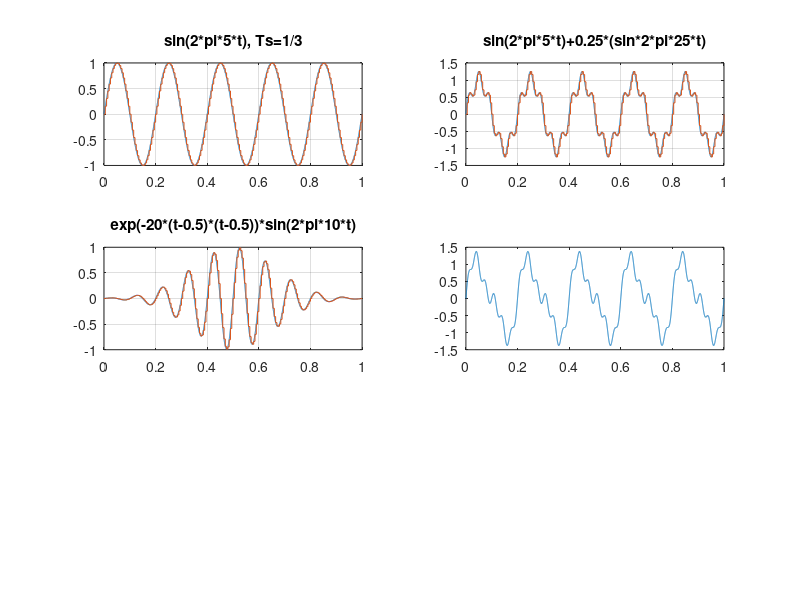

The MATLAB script that drew this image:
% przykład a)
t = 0:0.0001:1;
y1 = sin(2*pi*5*t);

ts1 = 1/200;
fs1 = 1/ts1;
t1 = 0:ts1:1;
ys1 = sin(2*pi*5*t1);

figure;
subplot(3, 2, 1);
plot(t, y1);
hold on
stairs(t1, ys1);
grid on
title("sin(2*pi*5*t), Ts=1/3")

% przykład b)
y2 = sin(2*pi*5*t) + 0.25*sin(2*pi*25*t);

ts2 = 1/200;
fs2 = 1/ts2;
t2 = 0:ts2:1;
ys2 = sin(2*pi*5*t2) + 0.25*sin(2*pi*25*t2);
subplot(3, 2, 2);
plot(t, y2);
hold on
stairs(t2, ys2);
grid on
title("sin(2*pi*5*t)+0.25*(sin*2*pi*25*t)")

% przykład c)
y3 = exp((-20).*(t-0.5).*(t-0.5)).*sin(2*pi*10.*t);

ts3 = 1/200;
fs3 = 1/ts3;
t3 = 0:ts3:1;
ys3 = exp((-20).*(t3-0.5).*(t3-0.5)).*sin(2*pi*10*t3);
subplot(3, 2, 3);
plot(t, y3);
hold on 
stairs(t3,ys3);
grid on
title("exp(-20*(t-0.5)*(t-0.5))*sin(2*pi*10*t)");


% przykład d)
y4 = sin(2*pi*5*t) + 0.4*sin(2*pi*10*t) + 0.2*sin(2*pi*30*t);

ts4 = 1/200;
fs4 = 1/ts4;
t4 = 0:ts4:1;
ys4 = sin(2*pi*5*t4) + 0.4*sin(2*pi*10*t4) + 0.2*sin(2*pi*30*t4);
subplot(3, 2, 4);
plot(t, y4);
hold on
